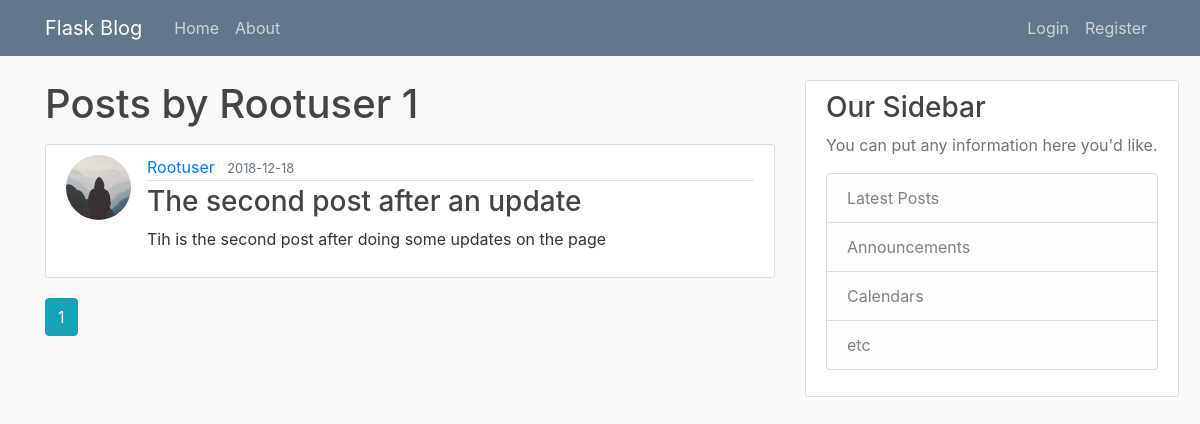
The page /user/Rootuser on the database its author committed.
### flaskblog/models.py (models this page shows, shortened)
class User(db.Model, UserMixin):
    id = db.Column(db.Integer, primary_key=True)
    username = db.Column(db.String(20), unique=True, nullable=False)
    is_auth = db.Column(db.Integer, nullable=False, default=0)
    user_role = db.Column(db.String(20), nullable=False, default="User")
    email = db.Column(db.String(250), unique=True, nullable=False)
    image_file = db.Column(db.String(20), nullable=False, default="default_image.jpg")
    password = db.Column(db.String(20), nullable=False)
    posts = db.relationship('Post', backref='author', lazy=True)

class Post(db.Model):
    id = db.Column(db.Integer, primary_key=True)
    title = db.Column(db.String(50), nullable=False)
    date_posted = db.Column(db.DateTime, nullable=False, default=datetime.utcnow)
    content = db.Column(db.Text, nullable=False)
    user_id = db.Column(db.Integer, db.ForeignKey('user.id'), nullable=False)

### flaskblog/users/routes.py (the view)
@users.route('/user/<string:username>')
def user_posts(username):
    page = request.args.get('page', 1, type=int)
    user = User.query.filter_by(username=username).first_or_404()
    posts = Post.query.order_by(Post.date_posted.desc()).filter_by(author=user).paginate(page=page, per_page=5)
    return render_template("user_posts.html", posts=posts, title=username + "'s posts", user=user)

### flaskblog/templates/user_posts.html
{% extends "layout.html" %}
{% block content %}
  <h1 class=" mb-3">Posts by {{user.username}} {{posts.total}}</h1>
    {% for post in posts.items %}
        <article class="media content-section">
          <img class="rounded-circle article-img" src="{{ url_for('static',filename='profile_pic/'+post.author.image_file )}}">
          <div class="media-body">
            <div class="article-metadata">
              <a class="mr-2" href="{{ url_for('users.user_posts',username=post.author.username)}}">{{ post.author.username }}</a>
              <small class="text-muted">{{ post.date_posted.strftime('%Y-%m-%d') }}</small>
            </div>
            <h3><a class="article-title" href="{{url_for('posts.post',post_id=post.id)}}">{{ post.title }}</a></h3>
            <p class="article-content">{{ post.content }}</p>
          </div>
        </article>
    {% endfor %}
    {% for page_num in posts.iter_pages(left_edge=1,right_edge=1,left_current=1,right_current=2) %}
        {% if page_num%}
          {% if posts.page==page_num%}
            <a class="btn btn-info mb-4" href="{{url_for('users.user_posts',username=user.username, page=page_num)}}">{{page_num}}</a>
          {%else%}
            <a class="btn btn-outline-info mb-4" href="{{url_for('users.user_posts',username=user.username, page=page_num)}}">{{page_num}}</a>
          {%endif%}
        {%else%}
        ...
        {%endif%}
    {%endfor%}
{% endblock content %}

### flaskblog/static/main.css (style rules this page uses)
body { background: #fafafa; color: #333333; margin-top: 5rem; }
h1, h2, h3, h4, h5, h6 { color: #444444; }
.content-section { background: #ffffff; padding: 10px 20px; border: 1px solid #dddddd; border-radius: 3px; margin-bottom: 20px; }
.article-title { color: #444444; }
.article-content { white-space: pre-line; }
.article-img { height: 65px; width: 65px; margin-right: 16px; }
.article-metadata { padding-bottom: 1px; margin-bottom: 4px; border-bottom: 1px solid #e3e3e3 }

### rows shown on the page
User: username "Rootuser"
Post: image_file (placeholder picture), author.username "Rootuser", date_posted "2018-12-18", title "The second post after an update", content "Tih is the second post after doing some updates on the page"

### other values the page prints
{{ posts.total }} "1"
{{ page_num }} "1"
